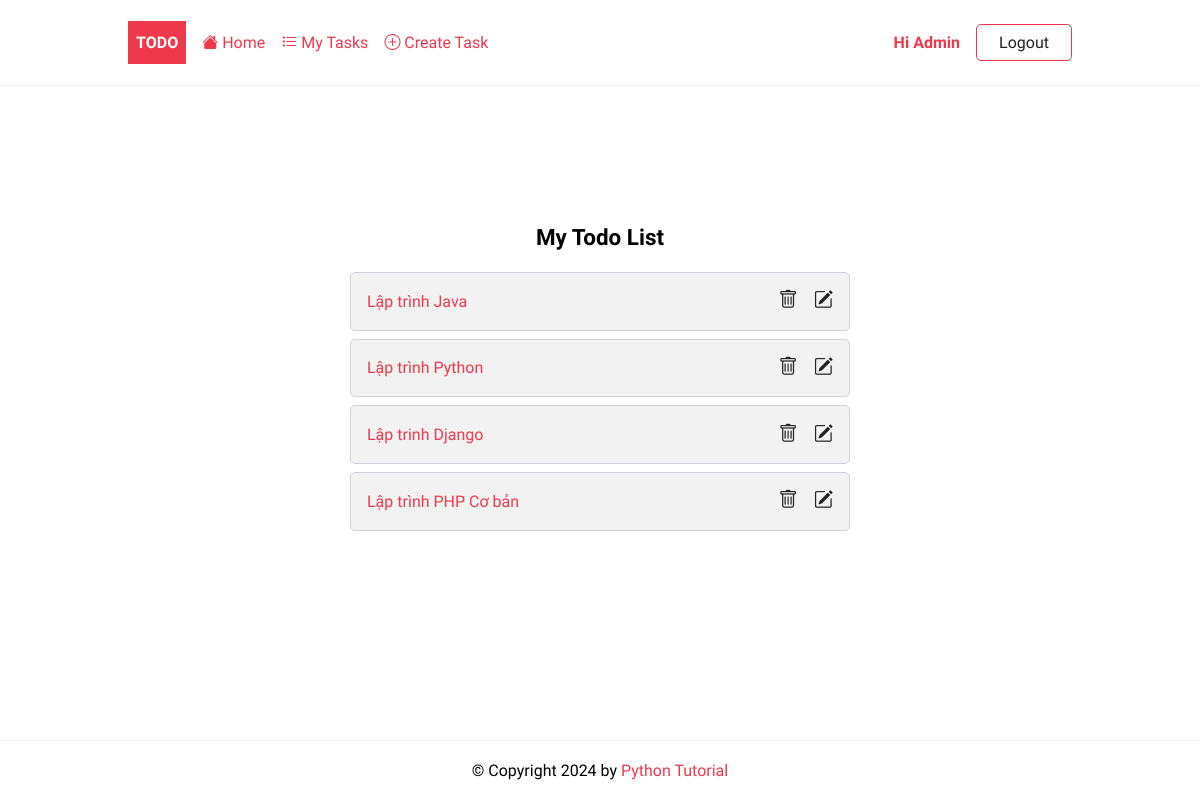
The app's page /task/ (signed in) with its own data.
### todo/models.py (models this page shows, shortened)
class Task(models.Model):
    title = models.CharField(max_length=255)
    description = models.TextField(null=True, blank=True)
    completed = models.BooleanField(default=False)
    create_at = models.DateTimeField(auto_now_add=True)
    user = models.ForeignKey(User,on_delete=models.CASCADE, null=True, blank=True)
    class Meta:
        ordering = ['completed']

### todo/views.py (the view)
# urls.py: path('task/', TaskList.as_view(),name='tasks'),
class TaskList(LoginRequiredMixin, ListView):
    model = Task
    context_object_name = 'tasks'

### todo/templates/todo/task_list.html
{%extends 'base.html'%}
{%block content%}
<div class="center">
	<h2>My Todo List</h2>
	{% if tasks %}
	<ul class="tasks">
		{% for task in tasks %}
			<li><a href="{% url 'task' task.id %}" class="{% if task.completed%}completed{%endif%}">{{ task.title }}</a>
				 <div  class="task-controls">
				 	<a href="{%url 'task-delete' task.id %}"><i class="bi bi-trash"></i> </a>
					<a href="{%url 'task-update' task.id %}"><i class="bi bi-pencil-square"></i></a>
		         </div>
		    </li>
		{% endfor %}
	{% else %}
		<p>🎉 Yay, you have no pending tasks! <a href="{%url 'task-create'%}">Create Task</a></p>
	{% endif %}
	</ul>
</div>
{%endblock content%}

### templates/base.html (shortened to what this page needs)
{%load static %}
<!DOCTYPE html>
<html lang="en">
    <head>
        <link rel="stylesheet" href="{% static 'css/style.css' %}" />
        <link rel="stylesheet" href="https://cdnjs.cloudflare.com/ajax/libs/font-awesome/6.0.0-beta3/css/all.min.css">
    </head>
    <body>
        <header class="header">
            <div class="container">
            	<a href="{%url 'home'%}" class="logo">Todo</a>
            	<nav class="nav">
	            	<a href="{%url 'home'%}"><i class="bi bi-house-fill"></i> Home</a>
	                {% if request.user.is_authenticated %}
	    	              	<a href="{% url 'tasks' %}"><i class="bi bi-list-task"></i> My Tasks</a>
	    	              	<a href="{% url 'task-create' %}"><i class="bi bi-plus-circle"></i> Create Task</a>
		                	<a href="#">Hi {{request.user | title}}</a>
	    	                <form action="{% url 'logout' %}" method="post" style="display: inline;">
                                <button type="submit" class="btn btn-outline">Logout</button>
                            </form>
	                {% else %}
							<a href="{% url 'login' %}" class="btn btn-outline">Login</a>
	            	        <a href="#" class="btn btn-primary">Join Now</a>
	                {% endif %}
	              </nav>
            </div>
        </header>
        <main>
            <div class="container">
             {%block content %}
             {%endblock content%}
            </div>
        </main>
        <footer class="footer">
            <div class="container">
				<p>© Copyright {% now "Y" %} by <a href="https://www.pythontutorial.net">Python Tutorial</a></p>
            </div>
        </footer>
    </body>
</html>

### static/css/style.css (style rules this page uses)
:root { --color-primary: #ee394c; --color-secondary: #86b7fe; --color-light: #f2f2f2; --color-gray: #ced4da; --color-dark: #212121; --color-white: #ffffff; --color-error: #e2442f; --color-warning: #ffc900; --color-info: #02a2b9; --color-success: #1ba345; --color-input: #00d1b2; --border-radius: 5px; }
* { margin: 0; padding: 0; box-sizing: border-box; text-rendering: optimizeLegibility; }
html, body { height: 100%; }
input, button, textarea { font: inherit; }
body { font-family: 'Dosis', sans-serif; font-size: 1rem; line-height: 1.7; display: flex; flex-direction: column; }
h2 { font-size: 1.4rem; }
a { text-decoration: none; color: var(--color-primary); }
.container { max-width: 960px; margin: 0 auto; padding: 0.5rem; }
.header { border-bottom: solid 1px var(--color-light); }
.header .container { display: flex; align-items: center; gap: 1rem; }
.nav { display: flex; gap: 1rem; align-items: center; justify-content: center; flex-basis: 100%; }
.nav a:nth-last-child(2) { margin-left: auto; font-weight: bold; }
.logo { padding: 0.5rem; background-color: var(--color-primary); text-decoration: none; color: var(--color-white); font-weight: bold; text-transform: uppercase; }
form > * { display: block; margin-bottom: 0.5rem; }
form > input[type='submit'], form > button { margin: 1rem 0; }
.tasks { list-style: none; width: 100%; max-width: 500px; margin-top: 1rem; padding: 0; }
.tasks li { display: flex; justify-content: space-between; align-items: center; width: 100%; background-color: var(--color-light); border: solid 1px var(--color-gray); border-radius: var(--border-radius); padding: 0.75rem 1rem; margin-bottom: 0.5rem; transition: background 0.3s ease; }
.tasks li:last-of-type { margin-bottom: 0; }
.task-controls { display: flex; justify-content: space-between; gap: 1rem; }
.task-controls a { color: var(--color-dark); font-size: 1.2rem; transition: transform 0.2s, color 0.2s; }
.footer p { text-align: center; }
.footer { margin-top: auto; padding: 0.5rem 0; border-top: solid 1px var(--color-light); }
.btn { padding: 0.25rem 0.75rem; border-radius: var(--border-radius); background-color: var(--color-white); border: solid 1px var(--color-white); color: var(--color-dark); cursor: pointer; text-decoration: none; font-size: 1rem; min-width: 6rem; text-align: center; }
.btn-outline { border: solid 1px var(--color-primary); }
.center { display: flex; flex-direction: column; align-items: center; justify-content: center; min-height: 70vh; }

### records on screen
Task: title "Lập trình Java"
Task: title "Lập trình Python"
Task: title "Lập trinh Django"
Task: title "Lập trình PHP Cơ bản"

### other values on screen
{{ request.user | title }} "Admin"
